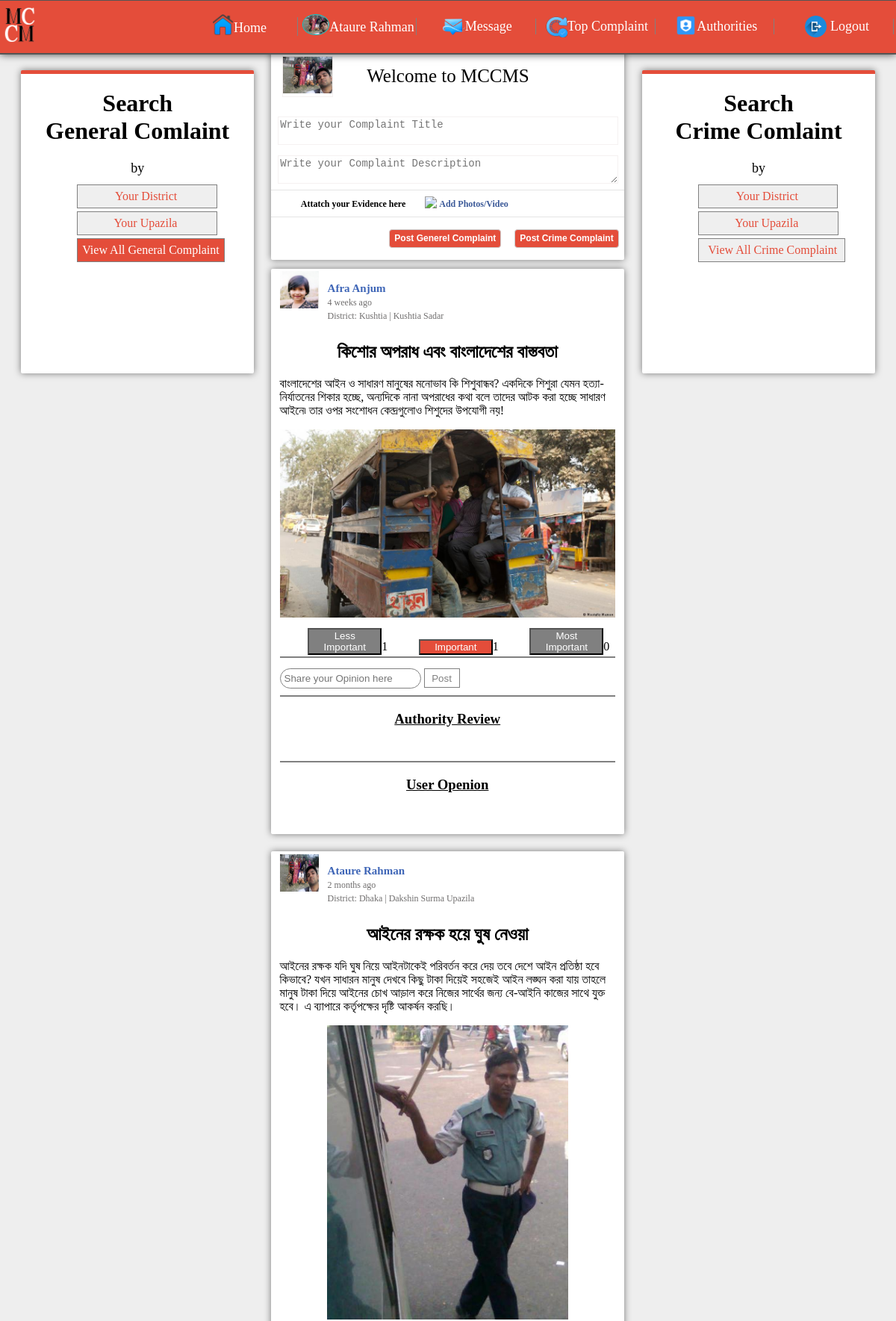
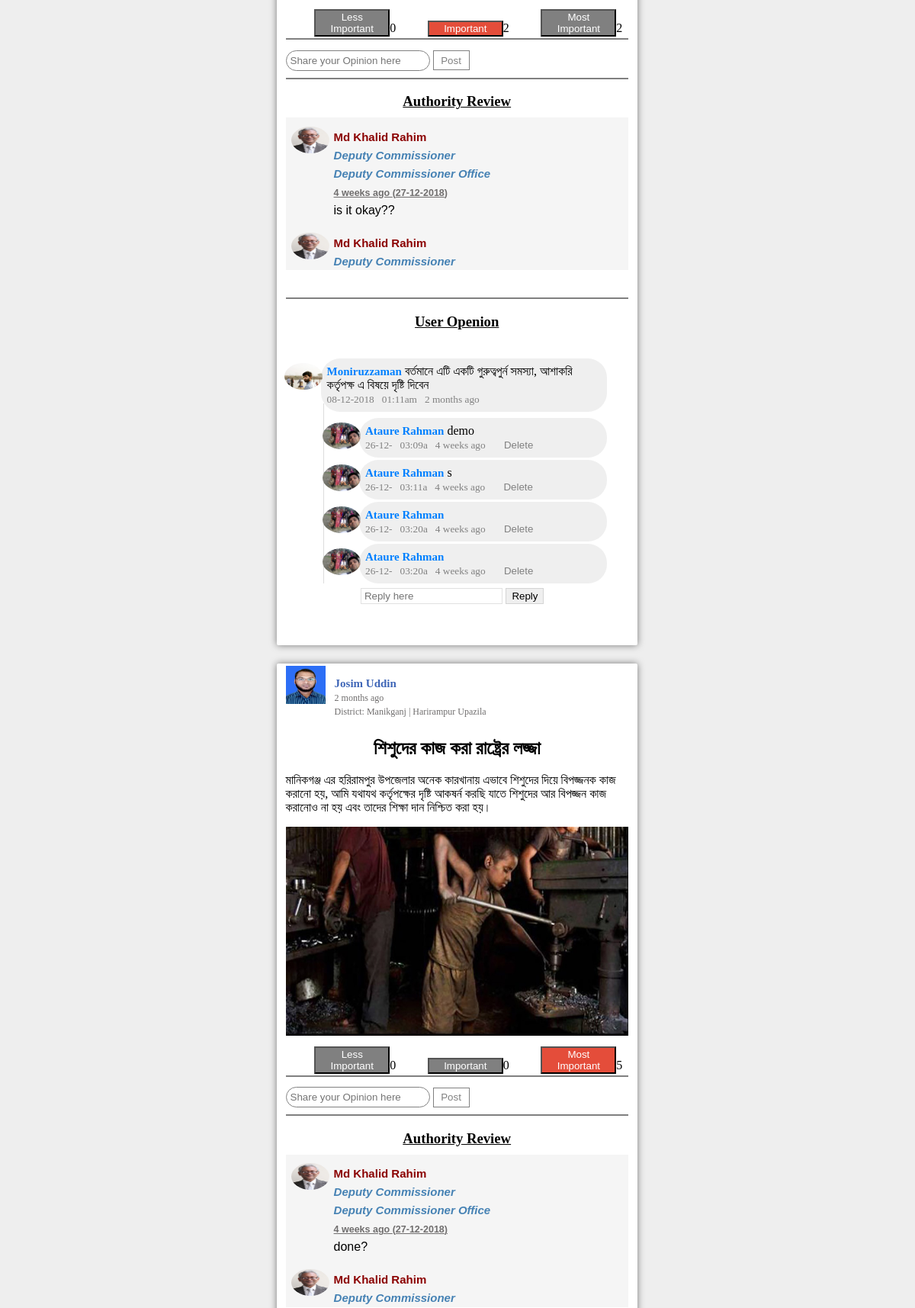
/home_general.php (signed in, upper part), run on the app's committed database (2 pictures, top to bottom).
### tables this page shows
CREATE TABLE `user_info` (
  `SL` int(11) NOT NULL,
  `user_name` varchar(40) NOT NULL,
  `full_name` varchar(40) NOT NULL,
  `password` varchar(40) NOT NULL,
  `mail_address` varchar(40) NOT NULL,
  `nid_no` int(20) NOT NULL,
  `date_birth` date NOT NULL,
  `division_name` varchar(40) NOT NULL,
  `district_name` varchar(30) NOT NULL,
  `district_code` varchar(30) NOT NULL,
  `upazila_name` varchar(30) NOT NULL,
  `upazila_code` varchar(30) NOT NULL,
  `profile_image` varchar(100) NOT NULL,
  `status` int(50) NOT NULL DEFAULT '1',
  `post_status` int(50) NOT NULL DEFAULT '1'
);

CREATE TABLE `complaint` (
  `post_id` int(100) NOT NULL,
  `user_id` varchar(40) NOT NULL,
  `user_fullname` varchar(40) NOT NULL,
  `post_title` text NOT NULL,
  `post_text` text NOT NULL,
  `attatchment` varchar(100) NOT NULL,
  `date_time` timestamp NOT NULL DEFAULT CURRENT_TIMESTAMP,
  `post_type` varchar(40) NOT NULL,
  `upazila_code` varchar(40) NOT NULL,
  `district_code` varchar(50) NOT NULL,
  `post_date` date NOT NULL
);

CREATE TABLE `authority_review` (
  `review_id` int(11) NOT NULL,
  `authority_user_id` varchar(100) NOT NULL,
  `post_id` varchar(100) NOT NULL,
  `review_text` varchar(255) NOT NULL,
  `review_timestamp` timestamp NOT NULL DEFAULT CURRENT_TIMESTAMP,
  `review_date` varchar(11) NOT NULL
);

CREATE TABLE `authority_info` (
  `au_id` int(11) NOT NULL,
  `au_name` varchar(255) NOT NULL,
  `au_user_id` varchar(255) NOT NULL,
  `au_password` varchar(255) NOT NULL,
  `au_email` varchar(100) NOT NULL,
  `contact` varchar(50) NOT NULL,
  `au_home_district` varchar(255) NOT NULL,
  `designation` varchar(255) NOT NULL,
  `organization` varchar(255) NOT NULL,
  `working_division` varchar(255) NOT NULL,
  `working_district` varchar(255) NOT NULL,
  `working_upazila` varchar(255) NOT NULL,
  `au_nid` varchar(255) NOT NULL,
  `date_birth` date NOT NULL,
  `reg_date` date NOT NULL,
  `pro_image` varchar(255) NOT NULL,
  `status` int(11) NOT NULL DEFAULT '0'
);

CREATE TABLE `comment` (
  `com_id` int(100) NOT NULL,
  `user_id` varchar(100) NOT NULL,
  `post_id` varchar(40) NOT NULL,
  `post_type` varchar(30) NOT NULL,
  `com_text` varchar(100) NOT NULL,
  `com_date` varchar(10) NOT NULL,
  `com_time` varchar(10) NOT NULL,
  `current_timestemp` timestamp NOT NULL DEFAULT CURRENT_TIMESTAMP ON UPDATE CURRENT_TIMESTAMP
);

CREATE TABLE `reply` (
  `rep_id` int(100) NOT NULL,
  `com_id` varchar(50) NOT NULL,
  `post_id` varchar(50) NOT NULL,
  `user_id` varchar(50) NOT NULL,
  `rep_text` varchar(500) NOT NULL,
  `rep_date` varchar(6) NOT NULL,
  `rep_time` varchar(6) NOT NULL,
  `current_time_stamp` timestamp(6) NOT NULL DEFAULT CURRENT_TIMESTAMP
);

### home_general.php (the view, shortened to what the rows shown need)
<?php
	include 'main/functions.php';
	$get    = new Main;
?>
<!DOCTYPE html>
<html lang="en">
<head>
	<link rel="stylesheet" href="css/home.css">
</head>
<body>
	<?php include 'header.php'; ?>
<?php
$sql1 = mysqli_query($conn, "SELECT * FROM user_info WHERE full_name='$name'");
		while ($row1 = mysqli_fetch_array($sql1))
	       {
	       	$user_id= $row1['user_name'];
	       }
?>
	<div class="container">
		<div class="post_body">
			<div class="post_body_left">
				<div class="post_body_left_container">
					<h1 align="center">Search <br> General Comlaint</h1>
						<a style="padding-left: 16%; padding-right: 16.8%;" href="home_for_district.php">Your District</a> <br><br>
						<a style="padding-left: 15.5%; padding-right: 16.9%;" href="home_for_upazila.php">Your Upazila</a> <br><br>
				</div>
			</div>
			<div class="post_body_middle">
				<form action="post_insert_sql.php" method="post" enctype="multipart/form-data">
					<div class="create_post">
						<div class="c-body">
							<div class="body-left">
								<div class="img-box">
									<img style="width: 100%; height: 100%;" src="uploads/<?php echo $pro_image ?>"></img>
								</div>
							</div>
						</div>
						</div>
				</form>
<?php
	$post_type="Generel";
	$sql_post_view = mysqli_query($conn, "SELECT complaint.user_fullname, complaint.post_id, complaint.post_title, complaint.post_text, complaint.attatchment, complaint.date_time, complaint.upazila_code, user_info.profile_image, user_info.upazila_name, user_info.district_name FROM complaint, user_info WHERE  complaint.post_type='$post_type' AND user_info.full_name=complaint.user_fullname ORDER BY post_id DESC");
		while ($row_post = mysqli_fetch_array($sql_post_view))
       		{
       			$post_user_name=$row_post['user_fullname'];
       			$time_ago=$row_post['date_time'];
       			$post_user_image=$row_post['profile_image'];
       	?>
			<div class="post-show" id="<?php echo $row_post['post_id']; ?>">
				<div class="post-show-inner">
					<div class="post-header">
						<div class="post-left-box">
							<div class="id-img-box"><img src="uploads/<?php echo $post_user_image ?>"></img></div>
							<div class="id-name">
								<ul>
									<li><a href="#"><?php echo $post_user_name ?></a></li>
									<li><small style="color: #706E6E;"><?php echo $get->timeAgo($time_ago); ?></small></li>
									<li><small style="color: #706E6E;">District: <?php echo $row_post['district_name']; ?> | <?php echo $row_post['upazila_name']; ?></small></li>
								</ul>
							</div>
						</div>
					</div>
					<br>
					<div class="post-body">
						<div class="post-header-text">
							<h2 align="center"><?php echo $row_post['post_title']; ?></h2>
							<p><?php echo $row_post['post_text']; ?></p>
						</div>
						<div class="post-img">
							<center>
								<?php
								if (isset($row_post['attatchment']) && !empty($row_post['attatchment'])) { ?>
							<img align="center" src="post_image/<?php echo $row_post['attatchment']; ?>" style="color: gray;" alt="No Image Available"></img>
								<?php
								}
								?>
							</center>
						</div>
						<?php
							       $post_id= $row_post['post_id'];
				       $sql_less_important_count = mysqli_query($conn, "SELECT SUM(less_important_count) FROM rating WHERE post_id=$post_id");
					while ($row1 = mysqli_fetch_array($sql_less_important_count))
				       {
				       	$less_count= $row1['SUM(less_important_count)'];
				       }
				       $sql_important_count = mysqli_query($conn, "SELECT SUM(important_count) FROM rating WHERE post_id=$post_id");
					while ($row2 = mysqli_fetch_array($sql_important_count))
				       {
				       	$im_count= $row2['SUM(important_count)'];
				       }
				       $sql_most_important_count = mysqli_query($conn, "SELECT SUM(most_important_count) FROM rating WHERE post_id=$post_id");
					while ($row3 = mysqli_fetch_array($sql_most_important_count))
				       {
				       	$most_count= $row3['SUM(most_important_count)'];
				       }
						?>
						<div class="post-footer">
							<div class="post_footer_inner">
								<form action="rating_sql.php" method="POST">
									<?php
								       $sql_available_count = mysqli_query($conn, "SELECT * FROM rating WHERE post_id='$post_id' AND user_id='$user_id'");
								       $fetch=false;
									while ($row4 = mysqli_fetch_array($sql_available_count))
								       {
								       	$available_less_count= $row4['less_important_count'];
								       	$available_imp_count= $row4['important_count'];
								       	$available_most_count= $row4['most_important_count'];
								       	$fetch=true;
									}
									if($fetch==false)
									{ ?>
									    <button class="review_btn" name="less_im_btn">Less Important</button><?php echo $less_count; ?>
										<button class="review_btn" name="im_btn">Important</button><?php echo $im_count; ?>
										<button class="review_btn" name="more_i_btn">Most Important</button><?php echo $most_count; ?>
									<?php }
									else
									{
								       if ($available_less_count==1)
								       {
								       	?>
										<button style="background-color: #e44d3a;" class="review_btn" name="less_im_btn">Less Important</button><?php echo $less_count; ?>
									<?php
								       }
								       else
									       {?>
									       		<button class="review_btn" name="less_im_btn">Less Important</button><?php echo $less_count; ?>
									      <?php }
								       if ($available_imp_count==1)
								       {
								       	?>
											<button style="background-color: #e44d3a;" class="review_btn" name="im_btn">Important</button><?php echo $im_count; ?>
									<?php
								       }
								       else
									       {?>
												<button class="review_btn" name="im_btn">Important</button><?php echo $im_count; ?>
									      <?php }
								       if ($available_most_count==1)
								       {
								       	?>
											<button style="background-color: #e44d3a;" class="review_btn" name="more_i_btn">Most Important</button><?php echo $most_count; ?>
									<?php
								       }
								       else
								       { ?>
											<button class="review_btn" name="more_i_btn">Most Important</button><?php echo $most_count; ?>
								     <?php  }
								   }
									?>
								</form>
							</div>
						</div>
						<br>
						<hr style="margin-top: 2%; margin-bottom: 3%; border:0.5px solid gray;">
							<div class="comment_div">
								<form action="comment_sql.php" method="POST">
									<input type="text" class="comment_input_box" name="comment" placeholder="Share your Opinion here">
									<button class="post_comment_button" name="p_c_btn">Post</button>
								</form>
								<hr style="margin-top: 2%; margin-bottom: 3%; border:0.5px solid gray;">
								<div class="authority_review" >
									<h3 style="background-color: white; text-decoration: underline;" align="center">Authority Review</h3>
									<div class="authority_review_container">
										<div class="review_content" >
										<?php
											$sql_review=mysqli_query($conn, "SELECT * FROM authority_review, authority_info WHERE authority_info.au_user_id=authority_review.authority_user_id AND authority_review.post_id=$post_id ORDER BY review_id DESC");
											while ($row_rev=mysqli_fetch_array($sql_review)) {
													$time_ago=$row_rev['review_timestamp'];
												?>
										<div id="" class="review_show_body" style="margin: -3% 2%;">
											<div class="user_image_comment">
												<img style="width: 100%; height: 100%; margin: 25px -2px; border-radius: 50%;" src="authority/uploads/<?php echo $row_rev['pro_image']; ?>" alt="Image">
											</div>
											<div class="authority_review_info" style="background: transparent;">
													<p><b style="font-size: 15px; color: darkred;"><?php echo $row_rev['au_name']; ?><br><b style="font-style: italic; color: steelblue;"><?php echo $row_rev['designation']; ?><br><?php echo $row_rev['organization']; ?></b><br><small style="color: #706E6E; text-decoration: underline;"><?php echo $get->timeAgo($time_ago); ?> (<?php echo $row_rev['review_date']; ?>)</small></b> <br>
														<?php echo $row_rev['review_text']; ?>
													</p>
											</div>
											</div>
											<?php
											}
											?>
										</div>
									</div>
								</div>
													<hr style="margin-top: 2%; margin-bottom: 2%; border:0.5px solid gray;">
												<h3 style="text-decoration: underline;" align="center">User Openion</h3>
						<?php
							$sql_comment_view = mysqli_query($conn, "SELECT comment.com_id, comment.user_id, comment.post_id, comment.post_type, comment.com_text, comment.com_date, comment.com_time, comment.current_timestemp, user_info.full_name, user_info.profile_image FROM comment, user_info WHERE  comment.post_id='$post_id' AND comment.post_type='$post_type' AND user_info.user_name=comment.user_id ORDER BY com_id ASC");
									while ($row_comm = mysqli_fetch_array($sql_comment_view))
							       		{
							       			$com_user_name=$row_comm['full_name'];
							       			$com_user_image=$row_comm['profile_image'];
							       			$comment_text=$row_comm['com_text'];
							       			$date=$row_comm['com_date'];
							       			$time=$row_comm['com_time'];
							       			$com_time_ago=$row_comm['current_timestemp'];
							       			$comment_id=$row_comm['com_id'];
						?>
									<div id="<?php echo $comment_id; ?>">
										<div class="user_image_comment">
											<img style="width: 100%; height: 100%; margin: 25px -2px; border-radius: 50%;" src="uploads/<?php echo $com_user_image; ?>" alt="Image">
										</div>
										<form action="delete_comment_sql.php" method="post">
										<div class="comment_info">
											<p><b style="font-size: 15px; color: #0080FF;"><?php echo $com_user_name; ?></b> <?php echo $comment_text; ?>
												<br>
												<small style="color: gray;"><?php echo $date;?> &nbsp <?php echo $time;?> &nbsp; <?php echo $get->timeAgo($com_time_ago); ?></small> &nbsp;
											</p>
										</div>
										</form>
									</div> <br>
								<?php
							$sql_reply_view = mysqli_query($conn, "SELECT * FROM reply, user_info WHERE  reply.post_id='$post_id' AND reply.com_id='$comment_id' AND user_info.user_name=reply.user_id ORDER BY rep_id ASC");
									while ($row_rep = mysqli_fetch_array($sql_reply_view))
							       		{
							       			$rep_user_name=$row_rep['full_name'];
							       			$rep_user_image=$row_rep['profile_image'];
							       			$reply_text=$row_rep['rep_text'];
							       			$r_date=$row_rep['rep_date'];
							       			$r_time=$row_rep['rep_time'];
							       			$rep_time_ago=$row_rep['current_time_stamp'];
						?>
									<div style="margin: -3% 11%; border-left: 1px solid gainsboro; width: 86%;">
										<div class="user_image_comment">
											<img style="width: 100%; height: 100%; margin: 25px -2px; border-radius: 50%;" src="uploads/<?php echo $rep_user_image; ?>" alt="Image">
										</div>
										<div class="comment_info"  id="<?php echo $row_comm['com_id']; ?>">
										<form action="delete_comment_sql.php" method="post">
											<p><b style="font-size: 15px; color: #0080FF;"><?php echo $rep_user_name; ?></b>
												<?php echo $reply_text; ?>
												<br>
												<small style="color: gray;"><?php echo $r_date;?> &nbsp <?php echo $r_time;?> &nbsp <?php echo $get->timeAgo($rep_time_ago); ?></small> &nbsp;
												<?php if ($row_rep['user_id']==$current_user_id) { ?>
												<small style="margin: 0% 2%;">
														<input class="comment_delete_btn" type="submit" name="rep_submit" value="Delete">
														<?php } ?>
												</small>
											</p>
										</form>
										</div>
									</div>
								<?php } ?>
										<div>
												<form action="reply_sql.php" method="POST" style="margin-left: 22%; margin-top: 5%;">
													<input type="text" class="comment_reply_box" name="reply_text" placeholder="Reply here">
													<button class="comment_reply_button" name="p_c_btn">Reply</button>
												</form>
										</div>
									 <br>
							<?php
						}
						?>
							</div>
						<br>
						<br>
					</div>
				</div>
			</div>
			<?php } ?>
				</div>
				<div class="post_body_right">
					<div class="post_body_right_container">
						<h1 align="center">Search <br> Crime Comlaint</h1>
						<a style="padding-left: 16%; padding-right: 16.8%;" href="home_for_district_crime.php">Your District</a> <br><br>
						<a style="padding-left: 15.5%; padding-right: 16.9%;" href="home_for_upazila_crime.php">Your Upazila</a> <br><br>
					</div>
				</div>
		</div>
	</div>
</body>
</html>

### header.php (shortened to what the rows shown need)
<!DOCTYPE html>
<html lang="en">
<head>
	<link rel="stylesheet" href="css/home.css">
</head>
<body>
<?php
include 'connection.php';
$current_user_id=$_SESSION["user_id"];
$sql = mysqli_query($conn, "SELECT * FROM user_info WHERE user_name='$current_user_id'");
		while ($row = mysqli_fetch_array($sql))
	       {
	       	$pro_image 	= 	$row['profile_image'];
	       	$name 		= 	$row['full_name'];
	       }
?>
	<header class="header">
		<div class="header_container">
			<div class="header_info_right">
				<nav>
					<ul>
						<table style="width: 100%; table-layout: fixed;">
							<tr>
								<td>
									<li>
										<a href="about_me.php"><img style="height: 3%; width: 22%; margin: -3% 0%; border-radius: 50%; border: 1px solid #00CCCC;" src="uploads/<?php echo $pro_image ?>" alt=""><?php echo $_SESSION["user_fullname"]; ?></a>
									</li>
								</td>
							</tr>
						</table>
					</ul>
				</nav>
			</div>
		</div>
	</header>
</body>
</html>

### data on the page
user_info: profile_image (picture)
complaint: user_info.profile_image (picture), user_fullname "Afra Anjum", date_time "4 weeks ago", user_info.district_name "Kushtia", user_info.upazila_name "Kushtia Sadar", post_title "কিশোর অপরাধ এবং বাংলাদেশের বাস্তবতা", post_text "বাংলাদেশের আইন ও সাধারণ মানুষের মনোভাব কি শিশুবান্ধব? একদিকে শিশুরা যেমন হত্যা-নির্যাতনের শিকার হচ্ছে, অন্যদিকে নানা অপরাধের কথা বলে তাদের আটক করা হচ্ছে সাধারণ আইনে৷ তার ওপর সংশোধন কেন্দ্রগুলোও শিশুদের উপযোগী নয়!", attatchment (picture), less_count "1", im_count "1", most_count "0"
complaint: user_info.profile_image (picture), user_fullname "Ataure Rahman", date_time "2 months ago", user_info.district_name "Dhaka", user_info.upazila_name "Dakshin Surma Upazila", post_title "আইনের রক্ষক হয়ে ঘুষ নেওয়া", post_text "আইনের রক্ষক যদি ঘুষ নিয়ে আইনটাকেই পরিবর্তন করে দেয় তবে দেশে আইন প্রতিষ্ঠা হবে কিভাবে? যখন সাধারন মানুষ দেখবে কিছু টাকা দিয়েই সহজেই আইন লঙ্ঘন করা যায় তাহলে মানুষ টাকা দিয়ে আইনের চোখ আড়াল করে নিজের সার্থের জন্য বে-আইনি কাজের সাথে যুক্ত হবে। এ ব্যাপারে কর্তৃপক্ষের দৃষ্টি আকর্ষন করছি।", attatchment (picture), less_count "0", im_count "2", most_count "2"
authority_review: authority_info.pro_image (picture), authority_info.au_name "Md Khalid Rahim", authority_info.designation "Deputy Commissioner", authority_info.organization "Deputy Commissioner Office", review_timestamp "4 weeks ago", review_date "27-12-2018", review_text "is it okay??"
authority_review: authority_info.pro_image (picture), authority_info.au_name "Md Khalid Rahim", authority_info.designation "Deputy Commissioner"
comment: user_info.profile_image (picture), user_info.full_name "Moniruzzaman", com_text "বর্তমানে এটি একটি গুরুত্বপুর্ন সমস্যা, আশাকরি কর্তৃপক্ষ এ বিষয়ে দৃষ্টি দিবেন", com_date "08-12-2018", com_time "01:11am", current_timestemp "2 months ago"
reply: user_info.profile_image (picture), user_info.full_name "Ataure Rahman", rep_text "demo", rep_date "26-12-", rep_time "03:09a", current_time_stamp "4 weeks ago"
reply: user_info.profile_image (picture), user_info.full_name "Ataure Rahman", rep_text "s", rep_date "26-12-", rep_time "03:11a", current_time_stamp "4 weeks ago"
reply: user_info.profile_image (picture), user_info.full_name "Ataure Rahman", rep_date "26-12-", rep_time "03:20a", current_time_stamp "4 weeks ago"
reply: user_info.profile_image (picture), user_info.full_name "Ataure Rahman", rep_date "26-12-", rep_time "03:20a", current_time_stamp "4 weeks ago"
complaint: user_info.profile_image (picture), user_fullname "Josim Uddin", date_time "2 months ago", user_info.district_name "Manikganj", user_info.upazila_name "Harirampur Upazila", post_title "শিশুদের কাজ করা রাষ্ট্রের লজ্জা", post_text "মানিকগঞ্জ এর হরিরামপুর উপজেলার অনেক কারখানায় এভাবে শিশুদের দিয়ে বিপজ্জনক কাজ করানো হয়, আমি যথাযথ কর্তৃপক্ষের দৃষ্টি আকষর্ন করছি যাতে শিশুদের আর বিপজ্জন কাজ করানোও না হয় এবং তাদের শিক্ষা দান নিশ্চিত করা হয়।", attatchment (picture), less_count "0", im_count "0", most_count "5"
authority_review: authority_info.pro_image (picture), authority_info.au_name "Md Khalid Rahim", authority_info.designation "Deputy Commissioner", authority_info.organization "Deputy Commissioner Office", review_timestamp "4 weeks ago", review_date "27-12-2018", review_text "done?"
authority_review: authority_info.pro_image (picture), authority_info.au_name "Md Khalid Rahim", authority_info.designation "Deputy Commissioner"

### other printed values
$_SESSION["user_fullname"] "Ataure Rahman"
